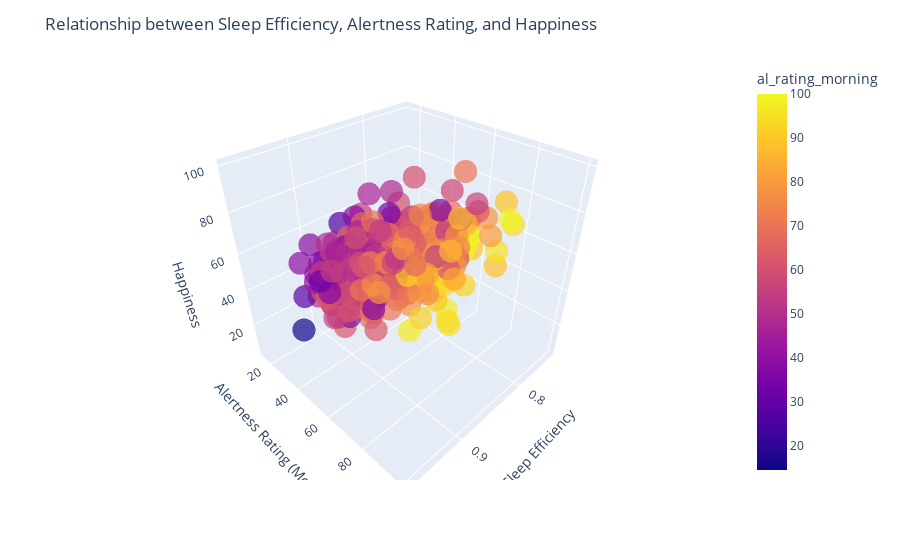

Notebook source saved alongside this figure:
### Code cell
# create the 3D scatter plot
fig = px.scatter_3d(df, x='se', y='al_rating_morning', z='happiness', color='al_rating_morning', opacity=0.7)

# add axis labels and title
fig.update_layout(scene=dict(xaxis_title='Sleep Efficiency',
                             yaxis_title='Alertness Rating (Morning)',
                             zaxis_title='Happiness'),
                  title='Relationship between Sleep Efficiency, Alertness Rating, and Happiness')

# show the plot
fig.show()

### Figure 1 — Plotly figure (JSON) as saved in the notebook; plotly's stock layout.template omitted (floating-point values rounded to 4 significant figures; data arrays with more than 128 entries replaced by an {"elided": "..."} marker saying what was removed)
{"data": [{"hovertemplate": "se=%{x}<br>al_rating_morning=%{marker.color}<br>happiness=%{z}<extra></extra>", "legendgroup": "", "marker": {"color": {"elided": "393 float values"}, "coloraxis": "coloraxis", "opacity": 0.7, "symbol": "circle"}, "mode": "markers", "name": "", "scene": "scene", "showlegend": false, "type": "scatter3d", "x": {"elided": "393 float values"}, "y": {"elided": "393 float values"}, "z": {"elided": "393 float values"}}], "layout": {"coloraxis": {"colorbar": {"title": {"text": "al_rating_morning"}}, "colorscale": [[0, "#0d0887"], [0.1111, "#46039f"], [0.2222, "#7201a8"], [0.3333, "#9c179e"], [0.4444, "#bd3786"], [0.5556, "#d8576b"], [0.6667, "#ed7953"], [0.7778, "#fb9f3a"], [0.8889, "#fdca26"], [1, "#f0f921"]]}, "legend": {"tracegroupgap": 0}, "margin": {"t": 60}, "scene": {"domain": {"x": [0, 1], "y": [0, 1]}, "xaxis": {"title": {"text": "Sleep Efficiency"}}, "yaxis": {"title": {"text": "Alertness Rating (Morning)"}}, "zaxis": {"title": {"text": "Happiness"}}}, "title": {"text": "Relationship between Sleep Efficiency, Alertness Rating, and Happiness"}}}
